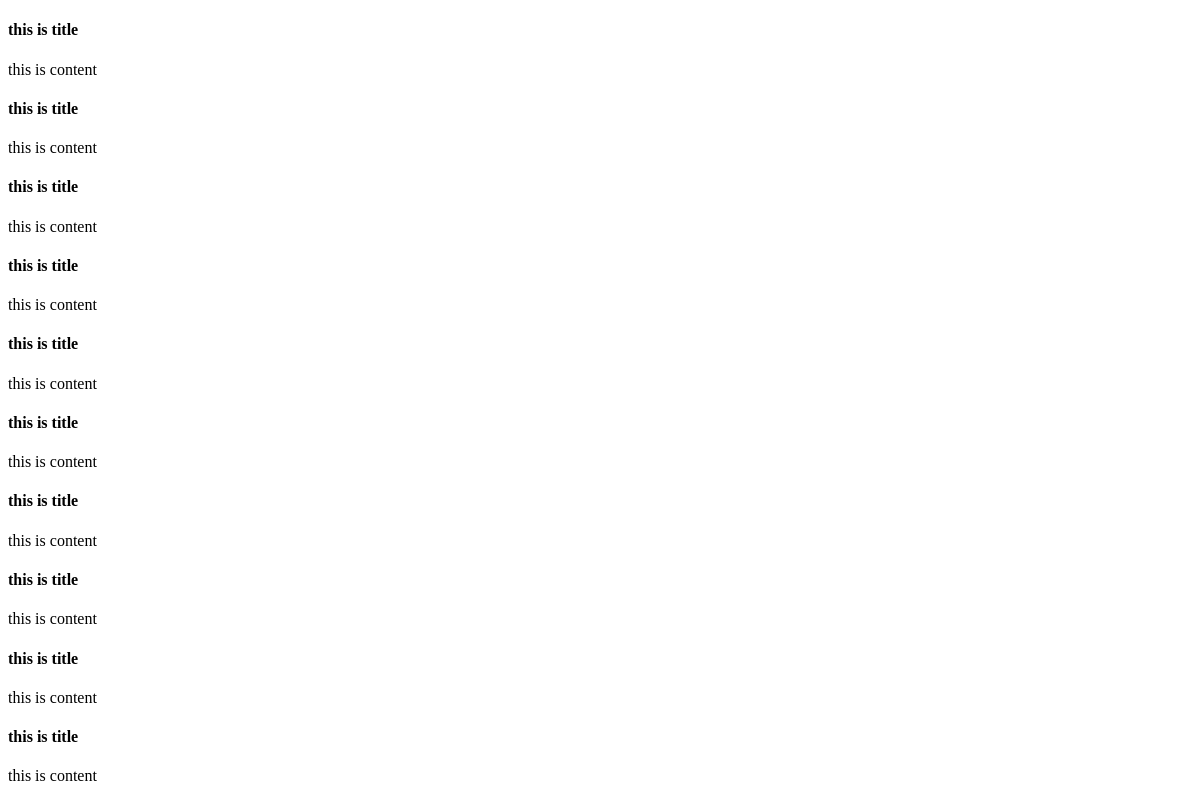
The app's page /second/list/, older data.
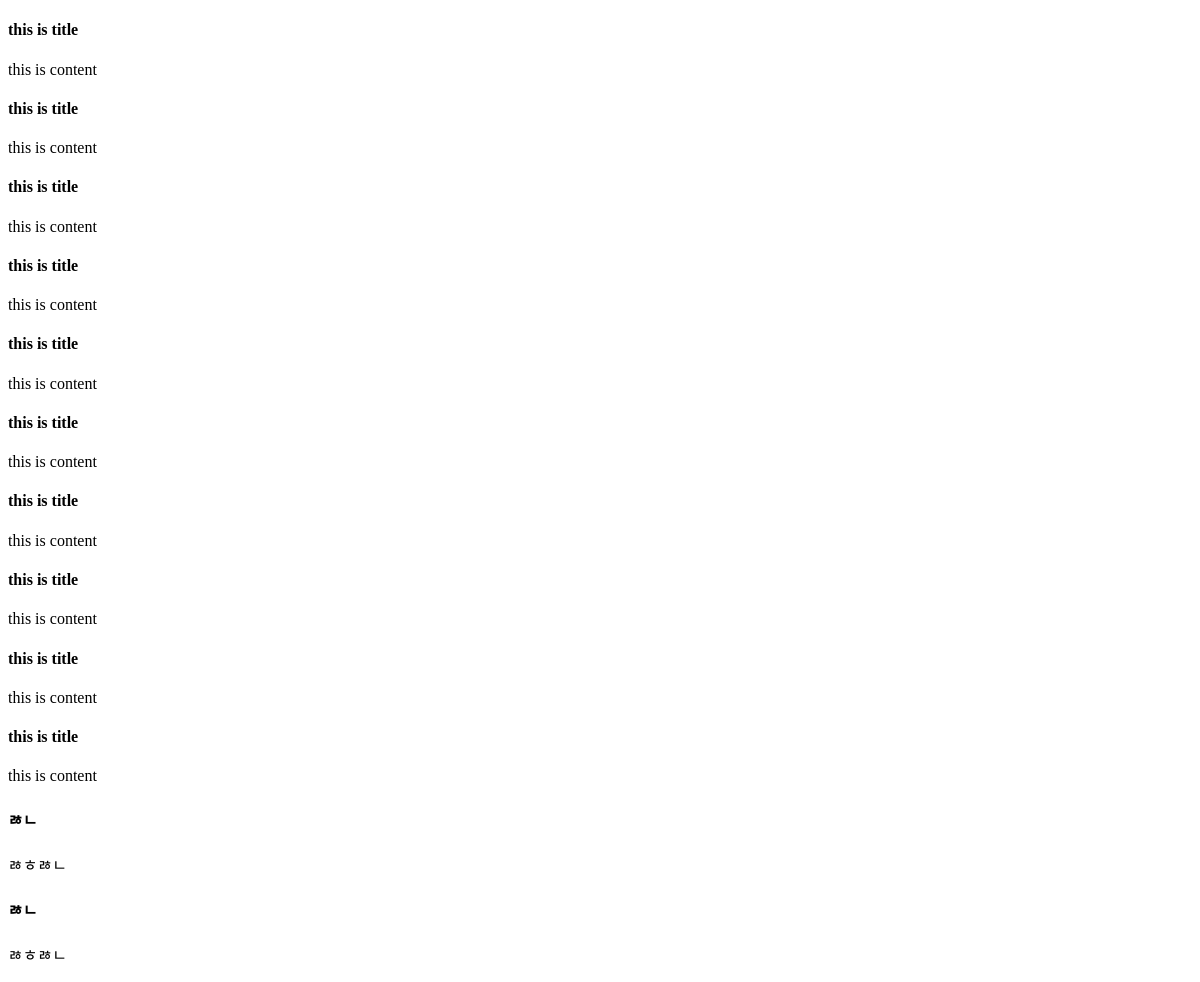
The same page, newer data.
### second/models.py (models this page shows)
class Post(models.Model): # Post 라는 게시글을 나타내는 모델을 정의
    title = models.CharField(max_length=30)  # 30자 이하의 문자열
    content = models.TextField()  # 긴 문자열
    created_at = models.DateTimeField(auto_now_add=True)  # 글 작성 시 (이 모델의 데이터(레코드) 저장 시) 생성 시각
    updated_at = models.DateTimeField(auto_now=True)  # 저장된 레코드 수정 시 수정 시각

### second/views.py (the view)
# urls.py: path('list/', views.list, name='list'),
def list(request):
    context = {
        'items': Post.objects.all()
    }
    return render(request, 'second/list.html', context)

### second/templates/second/list.html (shortened to what this page needs)
<!DOCTYPE html>
<html lang="en">
<head>
</head>
<body>
    {% for item in items %}
    <div>
        <h4>
            {{ item.title }}
        </h4>
        <p>
            {{ item.content }}
        </p>
    </div>
    {% endfor %}
</body>
</html>

Row changes from the older to the newer data that the page shows:
added Post: title "ㅀㄴ", content "ㅀㅎㅀㄴ"
added Post: title "ㅀㄴ", content "ㅀㅎㅀㄴ"
